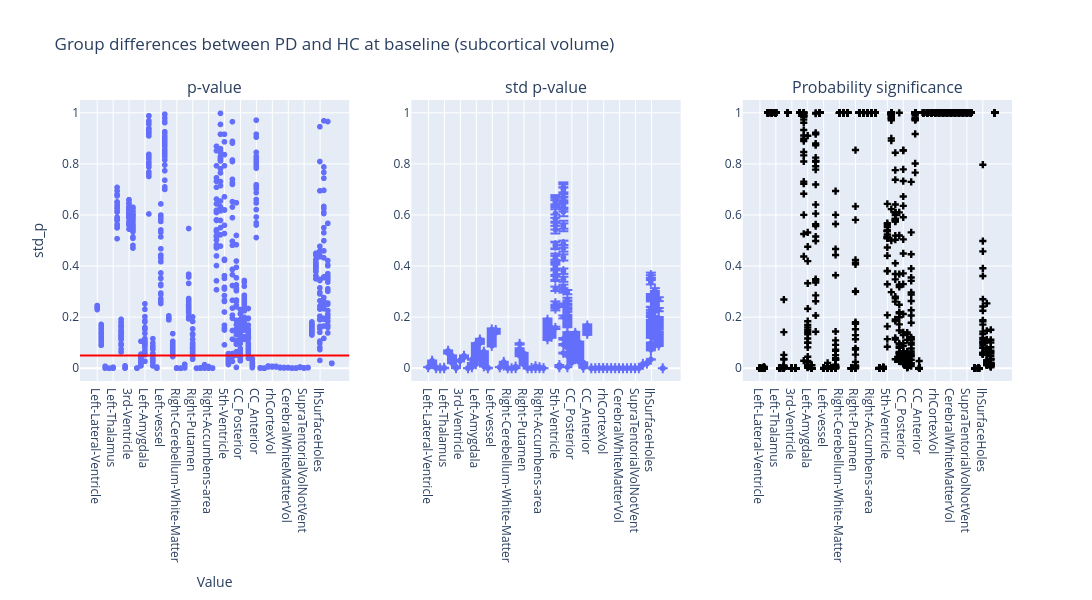

Notebook code for this chart:
### Code cell
plot_dumbbell(
    ancova_baseline_subcortical_volume,
    "Group differences between PD and HC at baseline (subcortical volume)",
)

### Figure 1 — Plotly figure (JSON) as saved in the notebook; plotly's stock layout.template omitted (floating-point values rounded to 4 significant figures; data arrays with more than 128 entries replaced by an {"elided": "..."} marker saying what was removed)
{"data": [{"hovertemplate": "region=%{x}<br>p_value=%{y}<extra></extra>", "legendgroup": "", "marker": {"color": "#636efa", "symbol": "circle"}, "mode": "markers", "name": "", "showlegend": false, "type": "scattergl", "x": {"elided": "1560 str values"}, "xaxis": "x", "y": {"elided": "1560 float values"}, "yaxis": "y"}, {"error_y": {"array": {"elided": "1560 float values"}, "arrayminus": {"elided": "1560 float values"}}, "hovertemplate": "region=%{x}<br>std_p=%{y}<extra></extra>", "legendgroup": "", "marker": {"color": "#636efa", "symbol": "circle"}, "mode": "markers", "name": "", "showlegend": false, "type": "scattergl", "x": {"elided": "1560 str values"}, "xaxis": "x2", "y": {"elided": "1560 float values"}, "yaxis": "y2"}, {"marker": {"color": "black", "symbol": "cross"}, "mode": "markers", "name": "Flip probability", "showlegend": false, "type": "scatter", "x": {"elided": "1560 str values"}, "xaxis": "x3", "y": {"elided": "1560 float values"}, "yaxis": "y3"}], "layout": {"annotations": [{"font": {"size": 16}, "showarrow": false, "text": "p-value", "x": 0.1444, "xanchor": "center", "xref": "paper", "y": 1, "yanchor": "bottom", "yref": "paper"}, {"font": {"size": 16}, "showarrow": false, "text": "std p-value", "x": 0.5, "xanchor": "center", "xref": "paper", "y": 1, "yanchor": "bottom", "yref": "paper"}, {"font": {"size": 16}, "showarrow": false, "text": "Probability significance", "x": 0.8556, "xanchor": "center", "xref": "paper", "y": 1, "yanchor": "bottom", "yref": "paper"}], "height": 600, "hovermode": "closest", "shapes": [{"line": {"color": "red", "width": 2}, "type": "line", "x0": 0, "x1": 1, "xref": "x domain", "y0": 0.05, "y1": 0.05, "yref": "y"}], "title": {"text": "Group differences between PD and HC at baseline (subcortical volume)"}, "width": 1400, "xaxis": {"anchor": "y", "domain": [0, 0.2889], "title": {"text": "Value"}}, "xaxis2": {"anchor": "y2", "domain": [0.3556, 0.6444]}, "xaxis3": {"anchor": "y3", "domain": [0.7111, 1]}, "yaxis": {"anchor": "x", "domain": [0, 1], "range": [-0.05, 1.05], "title": {"text": "std_p"}}, "yaxis2": {"anchor": "x2", "domain": [0, 1], "range": [-0.05, 1.05]}, "yaxis3": {"anchor": "x3", "domain": [0, 1], "range": [-0.05, 1.05]}}}
